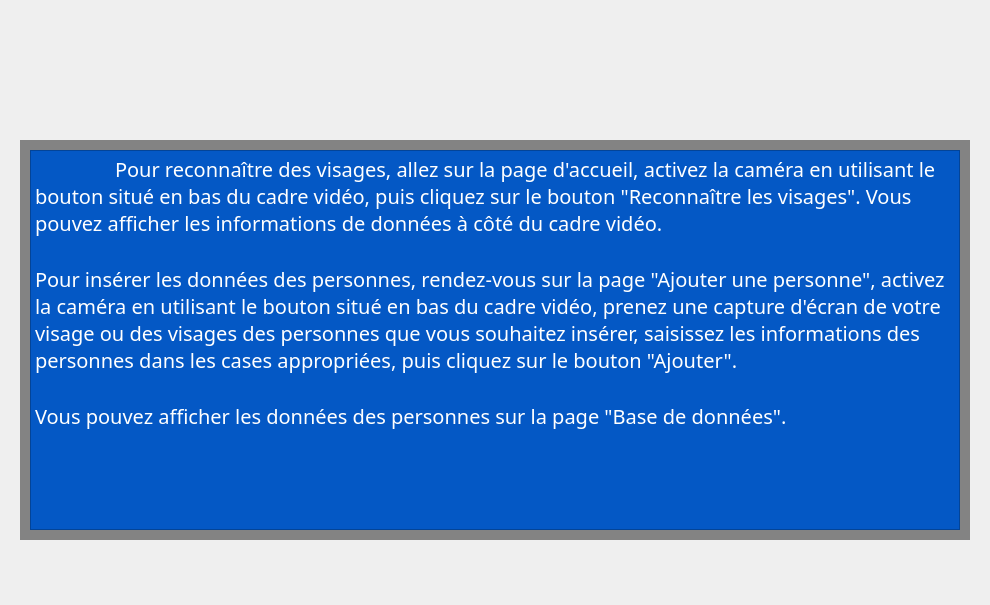
            <widget class="QWidget" name="page_2">
             <layout class="QHBoxLayout" name="horizontalLayout_31">
              <item>
               <widget class="QWidget" name="widget_8" native="true">
                <layout class="QVBoxLayout" name="verticalLayout_13">
                 <property name="topMargin">
                  <number>6</number>
                 </property>
                 <property name="bottomMargin">
                  <number>54</number>
                 </property>
                 <item alignment="Qt::AlignTop">
                  <widget class="QWidget" name="widget_9" native="true">
                   <layout class="QHBoxLayout" name="horizontalLayout_29">
                    <property name="topMargin">
                     <number>55</number>
                    </property>
                    <property name="bottomMargin">
                     <number>48</number>
                    </property>
                    <item alignment="Qt::AlignHCenter">
                     <widget class="QLabel" name="label_5">
                      <property name="maximumSize">
                       <size>
                        <width>150</width>
                        <height>156</height>
                       </size>
                      </property>
                      <property name="styleSheet">
                       <string notr="true">	background-color: transparent;
	background: transparent;</string>
                      </property>
                      <property name="text">
                       <string/>
                      </property>
                      <property name="pixmap">
                       <pixmap>backgrounds/helo_logo.png</pixmap>
                      </property>
                      <property name="scaledContents">
                       <bool>true</bool>
                      </property>
                     </widget>
                    </item>
                   </layout>
                  </widget>
                 </item>
                 <item alignment="Qt::AlignHCenter">
                  <widget class="QWidget" name="widget_10" native="true">
                   <property name="sizePolicy">
                    <sizepolicy hsizetype="Expanding" vsizetype="Expanding">
                     <horstretch>0</horstretch>
                     <verstretch>0</verstretch>
                    </sizepolicy>
                   </property>
                   <property name="minimumSize">
                    <size>
                     <width>950</width>
                     <height>400</height>
                    </size>
                   </property>
                   <property name="maximumSize">
                    <size>
                     <width>900</width>
                     <height>400</height>
                    </size>
                   </property>
                   <property name="styleSheet">
                    <string notr="true">background-color: rgb(131, 131, 131);</string>
                   </property>
                   <layout class="QHBoxLayout" name="horizontalLayout_30">
                    <property name="spacing">
                     <number>6</number>
                    </property>
                    <property name="leftMargin">
                     <number>10</number>
                    </property>
                    <property name="topMargin">
                     <number>10</number>
                    </property>
                    <property name="rightMargin">
                     <number>10</number>
                    </property>
                    <property name="bottomMargin">
                     <number>10</number>
                    </property>
                    <item>
                     <widget class="QWidget" name="widget_11" native="true">
                      <property name="styleSheet">
                       <string notr="true">background-color: rgb(4, 88, 197);</string>
                      </property>
                      <layout class="QVBoxLayout" name="verticalLayout_16">
                       <property name="spacing">
                        <number>0</number>
                       </property>
                       <property name="leftMargin">
                        <number>0</number>
                       </property>
                       <property name="topMargin">
                        <number>0</number>
                       </property>
                       <property name="rightMargin">
                        <number>0</number>
                       </property>
                       <property name="bottomMargin">
                        <number>0</number>
                       </property>
                       <item>
                        <widget class="QPlainTextEdit" name="plainTextEdit_2">
                         <property name="font">
                          <font>
                           <family>Fira Code Retina</family>
                           <pointsize>15</pointsize>
                          </font>
                         </property>
                         <property name="styleSheet">
                          <string notr="true">color: rgb(255, 255, 255);</string>
                         </property>
                         <property name="plainText">
                          <string>	Pour reconnaître des visages, allez sur la page d'accueil, activez la caméra en utilisant le bouton situé en bas du cadre vidéo, puis cliquez sur le bouton &quot;Reconnaître les visages&quot;. Vous pouvez afficher les informations de données à côté du cadre vidéo.

Pour insérer les données des personnes, rendez-vous sur la page &quot;Ajouter une personne&quot;, activez la caméra en utilisant le bouton situé en bas du cadre vidéo, prenez une capture d'écran de votre visage ou des visages des personnes que vous souhaitez insérer, saisissez les informations des personnes dans les cases appropriées, puis cliquez sur le bouton &quot;Ajouter&quot;.

Vous pouvez afficher les données des personnes sur la page &quot;Base de données&quot;.</string>
                         </property>
                        </widget>
                       </item>
                      </layout>
                     </widget>
                    </item>
                   </layout>
                  </widget>
                 </item>
                </layout>
               </widget>
              </item>
             </layout>
            </widget>
